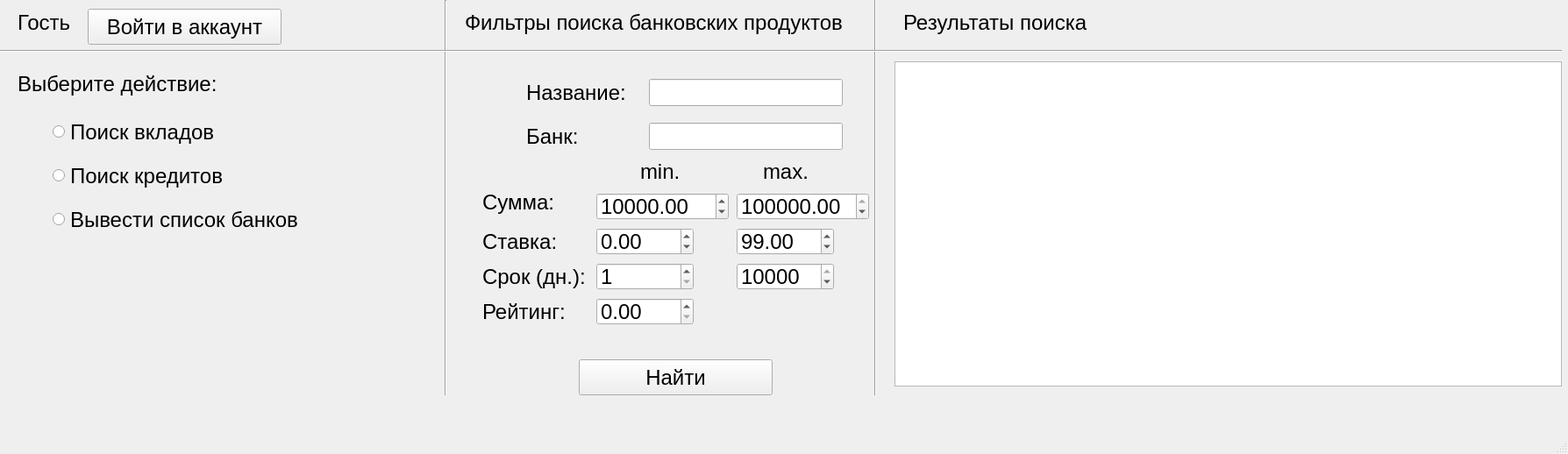
<?xml version="1.0" encoding="UTF-8"?>
<ui version="4.0">
 <class>UserWindow</class>
 <widget class="QMainWindow" name="UserWindow">
  <property name="geometry">
   <rect>
    <x>0</x>
    <y>0</y>
    <width>1788</width>
    <height>518</height>
   </rect>
  </property>
  <property name="font">
   <font>
    <pointsize>18</pointsize>
   </font>
  </property>
  <property name="windowTitle">
   <string>BankProducts Application</string>
  </property>
  <widget class="QWidget" name="centralwidget">
   <widget class="QRadioButton" name="r1">
    <property name="geometry">
     <rect>
      <x>60</x>
      <y>130</y>
      <width>281</width>
      <height>41</height>
     </rect>
    </property>
    <property name="font">
     <font>
      <pointsize>18</pointsize>
     </font>
    </property>
    <property name="text">
     <string>Поиск вкладов</string>
    </property>
   </widget>
   <widget class="QRadioButton" name="r3">
    <property name="geometry">
     <rect>
      <x>60</x>
      <y>230</y>
      <width>431</width>
      <height>41</height>
     </rect>
    </property>
    <property name="font">
     <font>
      <pointsize>18</pointsize>
     </font>
    </property>
    <property name="text">
     <string>Вывести список банков</string>
    </property>
   </widget>
   <widget class="QLabel" name="label_2">
    <property name="geometry">
     <rect>
      <x>20</x>
      <y>80</y>
      <width>251</width>
      <height>31</height>
     </rect>
    </property>
    <property name="font">
     <font>
      <pointsize>18</pointsize>
     </font>
    </property>
    <property name="text">
     <string>Выберите действие:</string>
    </property>
   </widget>
   <widget class="QPushButton" name="search">
    <property name="geometry">
     <rect>
      <x>660</x>
      <y>410</y>
      <width>221</width>
      <height>41</height>
     </rect>
    </property>
    <property name="font">
     <font>
      <pointsize>18</pointsize>
     </font>
    </property>
    <property name="text">
     <string>Найти</string>
    </property>
   </widget>
   <widget class="QLabel" name="label">
    <property name="geometry">
     <rect>
      <x>20</x>
      <y>0</y>
      <width>61</width>
      <height>51</height>
     </rect>
    </property>
    <property name="font">
     <font>
      <pointsize>18</pointsize>
     </font>
    </property>
    <property name="text">
     <string>Гость</string>
    </property>
   </widget>
   <widget class="QRadioButton" name="r2">
    <property name="geometry">
     <rect>
      <x>60</x>
      <y>180</y>
      <width>351</width>
      <height>41</height>
     </rect>
    </property>
    <property name="font">
     <font>
      <pointsize>18</pointsize>
     </font>
    </property>
    <property name="text">
     <string>Поиск кредитов</string>
    </property>
   </widget>
   <widget class="Line" name="line">
    <property name="geometry">
     <rect>
      <x>500</x>
      <y>0</y>
      <width>16</width>
      <height>451</height>
     </rect>
    </property>
    <property name="font">
     <font>
      <pointsize>18</pointsize>
     </font>
    </property>
    <property name="orientation">
     <enum>Qt::Vertical</enum>
    </property>
   </widget>
   <widget class="QTableWidget" name="tableWidget">
    <property name="geometry">
     <rect>
      <x>1020</x>
      <y>70</y>
      <width>761</width>
      <height>371</height>
     </rect>
    </property>
    <property name="font">
     <font>
      <pointsize>18</pointsize>
     </font>
    </property>
   </widget>
   <widget class="QLabel" name="label_10">
    <property name="geometry">
     <rect>
      <x>1030</x>
      <y>10</y>
      <width>221</width>
      <height>31</height>
     </rect>
    </property>
    <property name="font">
     <font>
      <pointsize>18</pointsize>
     </font>
    </property>
    <property name="text">
     <string>Результаты поиска</string>
    </property>
   </widget>
   <widget class="QLabel" name="label_3">
    <property name="geometry">
     <rect>
      <x>530</x>
      <y>-10</y>
      <width>451</width>
      <height>71</height>
     </rect>
    </property>
    <property name="font">
     <font>
      <pointsize>18</pointsize>
     </font>
    </property>
    <property name="text">
     <string>Фильтры поиска банковских продуктов</string>
    </property>
   </widget>
   <widget class="Line" name="line_3">
    <property name="geometry">
     <rect>
      <x>990</x>
      <y>-10</y>
      <width>16</width>
      <height>461</height>
     </rect>
    </property>
    <property name="font">
     <font>
      <pointsize>18</pointsize>
     </font>
    </property>
    <property name="orientation">
     <enum>Qt::Vertical</enum>
    </property>
   </widget>
   <widget class="Line" name="line_2">
    <property name="geometry">
     <rect>
      <x>0</x>
      <y>50</y>
      <width>1781</width>
      <height>16</height>
     </rect>
    </property>
    <property name="font">
     <font>
      <pointsize>18</pointsize>
     </font>
    </property>
    <property name="orientation">
     <enum>Qt::Horizontal</enum>
    </property>
   </widget>
   <widget class="QPushButton" name="auth">
    <property name="geometry">
     <rect>
      <x>100</x>
      <y>10</y>
      <width>221</width>
      <height>41</height>
     </rect>
    </property>
    <property name="font">
     <font>
      <pointsize>18</pointsize>
     </font>
    </property>
    <property name="text">
     <string>Войти в аккаунт</string>
    </property>
   </widget>
   <widget class="QLineEdit" name="nameEdit">
    <property name="geometry">
     <rect>
      <x>740</x>
      <y>90</y>
      <width>221</width>
      <height>31</height>
     </rect>
    </property>
   </widget>
   <widget class="QLineEdit" name="bankEdit">
    <property name="geometry">
     <rect>
      <x>740</x>
      <y>140</y>
      <width>221</width>
      <height>31</height>
     </rect>
    </property>
   </widget>
   <widget class="QLabel" name="label_4">
    <property name="geometry">
     <rect>
      <x>730</x>
      <y>170</y>
      <width>61</width>
      <height>51</height>
     </rect>
    </property>
    <property name="font">
     <font>
      <pointsize>18</pointsize>
     </font>
    </property>
    <property name="text">
     <string>min.</string>
    </property>
   </widget>
   <widget class="QLabel" name="label_5">
    <property name="geometry">
     <rect>
      <x>870</x>
      <y>170</y>
      <width>61</width>
      <height>51</height>
     </rect>
    </property>
    <property name="font">
     <font>
      <pointsize>18</pointsize>
     </font>
    </property>
    <property name="text">
     <string>max.</string>
    </property>
   </widget>
   <widget class="QLabel" name="label_6">
    <property name="geometry">
     <rect>
      <x>550</x>
      <y>210</y>
      <width>101</width>
      <height>41</height>
     </rect>
    </property>
    <property name="font">
     <font>
      <pointsize>18</pointsize>
     </font>
    </property>
    <property name="text">
     <string>Сумма:</string>
    </property>
   </widget>
   <widget class="QLabel" name="label_7">
    <property name="geometry">
     <rect>
      <x>550</x>
      <y>260</y>
      <width>101</width>
      <height>31</height>
     </rect>
    </property>
    <property name="font">
     <font>
      <pointsize>18</pointsize>
     </font>
    </property>
    <property name="text">
     <string>Ставка:</string>
    </property>
   </widget>
   <widget class="QLabel" name="label_8">
    <property name="geometry">
     <rect>
      <x>550</x>
      <y>300</y>
      <width>121</width>
      <height>31</height>
     </rect>
    </property>
    <property name="font">
     <font>
      <pointsize>18</pointsize>
     </font>
    </property>
    <property name="text">
     <string>Срок (дн.):</string>
    </property>
   </widget>
   <widget class="QLabel" name="label_9">
    <property name="geometry">
     <rect>
      <x>550</x>
      <y>340</y>
      <width>101</width>
      <height>31</height>
     </rect>
    </property>
    <property name="font">
     <font>
      <pointsize>18</pointsize>
     </font>
    </property>
    <property name="text">
     <string>Рейтинг:</string>
    </property>
   </widget>
   <widget class="QLabel" name="label_11">
    <property name="geometry">
     <rect>
      <x>600</x>
      <y>90</y>
      <width>131</width>
      <height>31</height>
     </rect>
    </property>
    <property name="font">
     <font>
      <pointsize>18</pointsize>
     </font>
    </property>
    <property name="text">
     <string>Название:</string>
    </property>
   </widget>
   <widget class="QLabel" name="label_12">
    <property name="geometry">
     <rect>
      <x>600</x>
      <y>140</y>
      <width>101</width>
      <height>31</height>
     </rect>
    </property>
    <property name="font">
     <font>
      <pointsize>18</pointsize>
     </font>
    </property>
    <property name="text">
     <string>Банк:</string>
    </property>
   </widget>
   <widget class="QDoubleSpinBox" name="min_sum">
    <property name="geometry">
     <rect>
      <x>680</x>
      <y>220</y>
      <width>151</width>
      <height>31</height>
     </rect>
    </property>
    <property name="minimum">
     <double>1.000000000000000</double>
    </property>
    <property name="maximum">
     <double>100000000.000000000000000</double>
    </property>
    <property name="singleStep">
     <double>10000.000000000000000</double>
    </property>
    <property name="value">
     <double>10000.000000000000000</double>
    </property>
   </widget>
   <widget class="QDoubleSpinBox" name="max_sum">
    <property name="geometry">
     <rect>
      <x>840</x>
      <y>220</y>
      <width>151</width>
      <height>31</height>
     </rect>
    </property>
    <property name="minimum">
     <double>1.000000000000000</double>
    </property>
    <property name="maximum">
     <double>100000000.000000000000000</double>
    </property>
    <property name="singleStep">
     <double>10000.000000000000000</double>
    </property>
    <property name="value">
     <double>5000000.000000000000000</double>
    </property>
   </widget>
   <widget class="QDoubleSpinBox" name="min_rate">
    <property name="geometry">
     <rect>
      <x>680</x>
      <y>260</y>
      <width>111</width>
      <height>31</height>
     </rect>
    </property>
    <property name="minimum">
     <double>-99.989999999999995</double>
    </property>
   </widget>
   <widget class="QDoubleSpinBox" name="max_rate">
    <property name="geometry">
     <rect>
      <x>840</x>
      <y>260</y>
      <width>111</width>
      <height>31</height>
     </rect>
    </property>
    <property name="minimum">
     <double>-99.989999999999995</double>
    </property>
    <property name="value">
     <double>99.000000000000000</double>
    </property>
   </widget>
   <widget class="QSpinBox" name="min_time">
    <property name="geometry">
     <rect>
      <x>680</x>
      <y>300</y>
      <width>111</width>
      <height>31</height>
     </rect>
    </property>
    <property name="minimum">
     <number>1</number>
    </property>
    <property name="maximum">
     <number>10000</number>
    </property>
    <property name="singleStep">
     <number>10</number>
    </property>
   </widget>
   <widget class="QSpinBox" name="max_time">
    <property name="geometry">
     <rect>
      <x>840</x>
      <y>300</y>
      <width>111</width>
      <height>31</height>
     </rect>
    </property>
    <property name="minimum">
     <number>1</number>
    </property>
    <property name="maximum">
     <number>10000</number>
    </property>
    <property name="singleStep">
     <number>10</number>
    </property>
    <property name="value">
     <number>10000</number>
    </property>
   </widget>
   <widget class="QDoubleSpinBox" name="min_rating">
    <property name="geometry">
     <rect>
      <x>680</x>
      <y>340</y>
      <width>111</width>
      <height>31</height>
     </rect>
    </property>
    <property name="maximum">
     <double>5.000000000000000</double>
    </property>
    <property name="singleStep">
     <double>1.000000000000000</double>
    </property>
   </widget>
  </widget>
  <widget class="QMenuBar" name="menubar">
   <property name="geometry">
    <rect>
     <x>0</x>
     <y>0</y>
     <width>1788</width>
     <height>33</height>
    </rect>
   </property>
  </widget>
  <widget class="QStatusBar" name="statusbar"/>
 </widget>
 <resources/>
 <connections/>
</ui>
